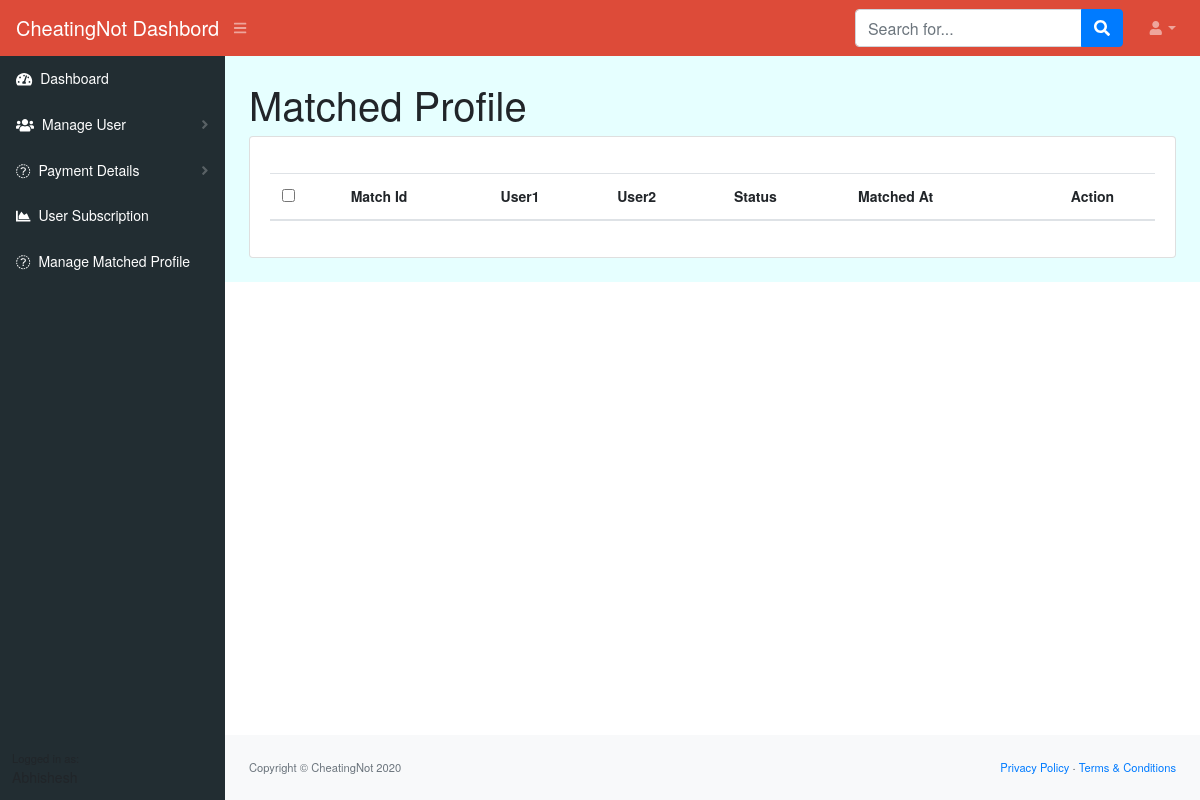
Before: /matchedprofiles/ with the older database file.
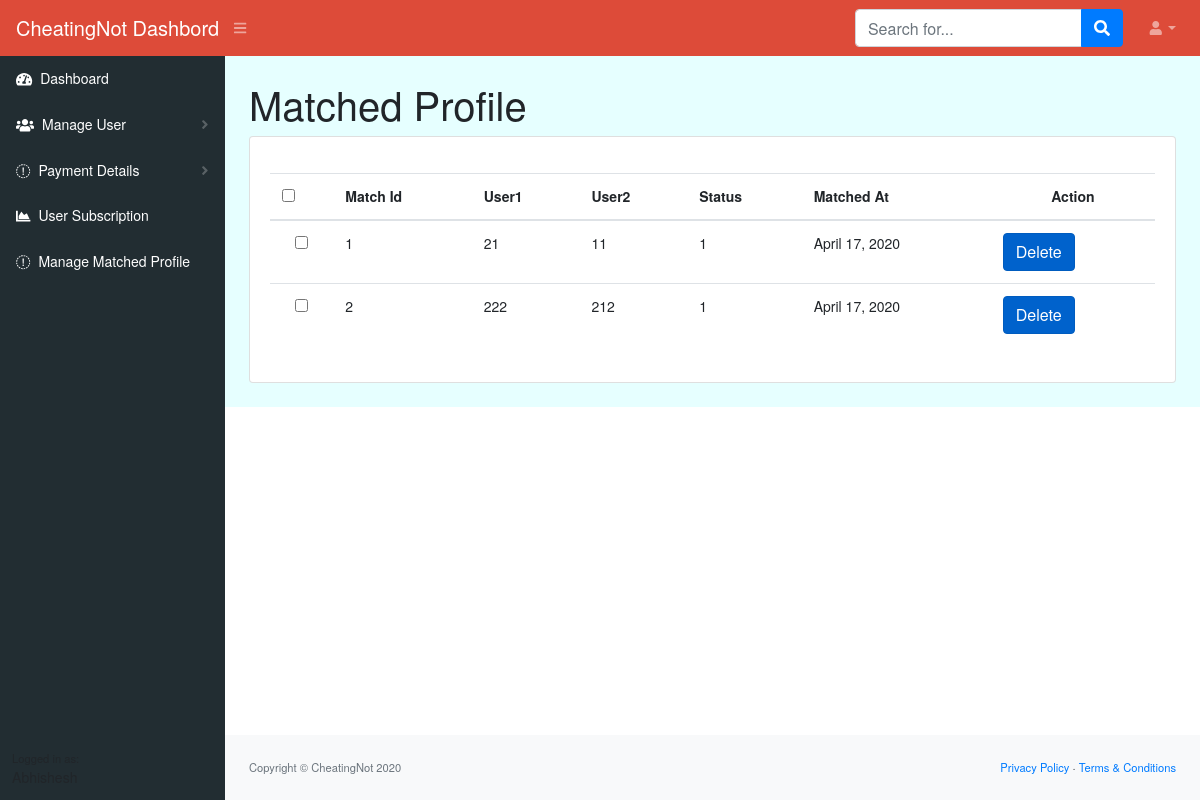
After: the same page with the newer database file.
### cheatingdash/models.py (models this page shows, shortened)
class Matchprofile(models.Model):
    INACTIVE = 0
    ACTIVE = 1
    STATUS = (
        (INACTIVE, _('Inactive')),
        (ACTIVE, _('Active')),
    )
    matchid=models.IntegerField()
    user1id=models.IntegerField()
    user2id=models.IntegerField()
    status  = models.IntegerField(default=0, choices=STATUS)
    matched_at=models.DateTimeField(auto_now_add=True)
    class Meta:
        app_label = 'cheatingdash'

### cheatingdash/views.py (the view)
# urls.py: path('matchedprofiles/',views.matchedprofiles,name='matchedprofiles'),
def matchedprofiles(request):
    matchpro=Matchprofile.objects.all()
    return render(request, 'matched.html', {'users':matchpro})

### templates/matched.html (shortened to what the changed rows need)
{% load static %}
<!DOCTYPE html>
<html lang="en">
    <head>
        <link rel="stylesheet" href="{% static 'css/main.css' %}">
        <link href="https://cdn.datatables.net/1.10.20/css/dataTables.bootstrap4.min.css" rel="stylesheet" />
    </head>
    <body class="sb-nav-fixed">
        <div id="layoutSidenav">
            <div id="layoutSidenav_content">
                <main style="background-color: #e6ffff;">
                    <div class="container-fluid">
                        <h1 class="mt-4">Matched Profile</h1>
                        <div class="card mb-4">
                            <div class="card-body">
                                <div class="table-responsive">
                                 <table class="table">
    <thead>
        <tr>
            <th><input type="checkbox" id="selectall"/></th>
            <th>Match Id</th>
            <th>User1</th>
            <th>User2</th>
            <th>Status</th>
            <th>Matched At</th>
            <th colspan="3" class="text-center">Action</th>
        </tr>
    </thead>
    <tbody>
        {% for user in users %}
       <tr>
        <td align="center"><input type="checkbox" class="case" name="case" value="{{user.id}}"/></td>
        <td>{{user.matchid}}</td>
        <td>{{user.user1id}}</td>
        <td>{{user.user2id}}</td>
        <td>{{user.status}}</td>
        <td>{{user.matched_at|date}}</td>
    <td><a href="/Matchprofiles/{{user.id}}"class="btn btn-primary active" onclick="myFunction()">Delete</a></td>
       </tr>
       {% endfor %}
    </tbody>
</table>
                     </div>
                            </div>
                        </div>
                    </div>
                </main>
            </div>
        </div>
    </body>
</html>

Changed rows visible on the page:
added Matchprofile: matchid "1", user1id "21", user2id "11", status "1", matched_at "April 17, 2020"
added Matchprofile: matchid "2", user1id "222", user2id "212", status "1", matched_at "April 17, 2020"
